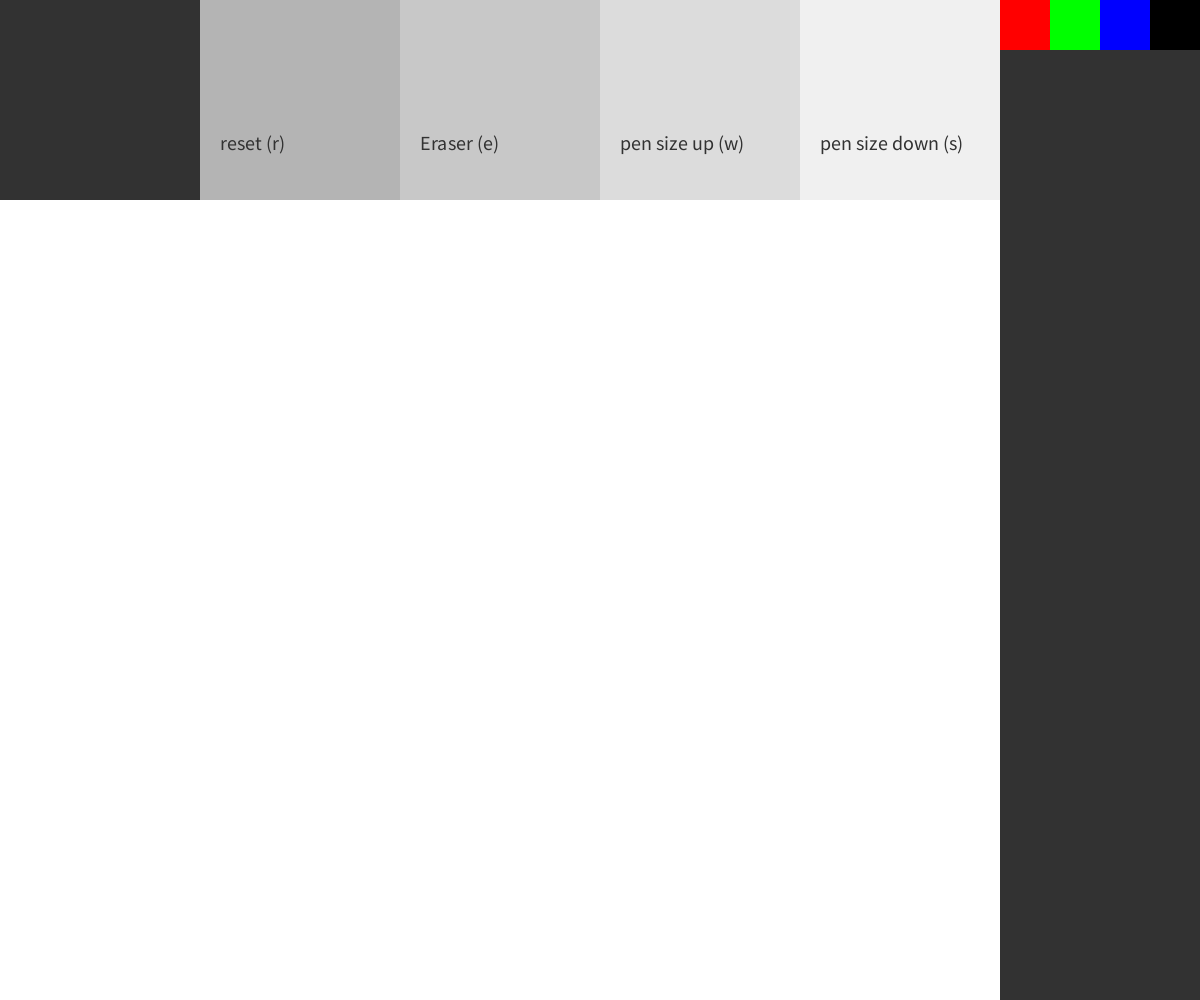
Frame 1 (no input)
Frame 60 (the mouse pressed at the canvas centre just before this capture): identical to frame 1, image omitted
Frame 120 (the mouse held since frame 60 and released just before this capture): identical to frame 1, image omitted

The Processing sketch that drew this single still picture (run headless with seeded random() and noise(); from frame 60 on, the mouse is pressed at the canvas centre):

// Processing sketch: maleri_bedre_version
// ── maleri_bedre_version.pde
color c1 = color(255, 255, 255);
float cX = 2;
float cY = 20;

float min_size = 2;
float max_size = 80;

int r = 0;
int g = 0;
int b = 0;

void setup() {
  size(1200, 1000);
  noStroke();
  fill(50);
  rect(0, 0, 1200, 200);
  rect(1000, 0, 200, 1000);
  fill(c1);
  rect(0, 200, 1000, 1000);
  frameRate(240);
}

void draw() {
  noStroke();
  cursor(CROSS);
  fill(50);
  rect(0, 0, 1200, 200);
  rect(1000, 0, 200, 1000);
  fill(255, 0, 0);
  rect(1000, 0, 50, 50);
  fill(0, 255, 0);
  rect(1050, 0, 50, 50);
  fill(0, 0, 255);
  rect(1100, 0, 50, 50);
  fill(0);
  rect(1150, 0, 50, 50);
  fill(240);
  rect(800, 0, 200, 200);
  fill(220);
  rect(600, 0, 200, 200);
  fill(200);
  rect(400, 0, 200, 200);
   fill(180);
  rect(200, 0, 200, 200);
  fill(50);
  textSize(20);
  text("Eraser (e)", 420, 150);
  text("pen size up (w)", 620, 150);
  text("pen size down (s)", 820, 150);
  text("reset (r)", 220, 150);
  if (keyPressed) {
    if (key == 'r') {
      ;
      fill(255);
      rect(0, 200, 1000, 1000);
    } else if (key == 'w') {

      cX = cX + 0.1;

      cX = min(cX, max_size);
    } else if (key == 's') {

      cX = cX - 0.1;


      cX = max(cX, min_size);
    } else if (key == 'e') {

      r = 255; 
      g = 255; 
      b = 255;
    } else {
    }
  }
    if (mousePressed && mouseX >= 400 && mouseX <= 600 && mouseY >= 0 && mouseY <= 200) {

    r = 255;
    g = 255;
    b = 255;
  }
  if (mousePressed && mouseX >= 1000 && mouseX <= 1050 && mouseY >= 0 && mouseY <= 50) {

    r = 255;
    g = 0;
    b = 0;
  }
  if (mousePressed && mouseX >= 1050 && mouseX <= 1100 && mouseY >= 0 && mouseY <= 50) {

    r = 0;
    g = 255;
    b = 0;
  }
  if (mousePressed && mouseX >= 1100 && mouseX <= 1150 && mouseY >= 0 && mouseY <= 50) {

    r = 0;
    g = 0;
    b = 255;
  }
  if (mousePressed && mouseX >= 1150 && mouseX <= 1200 && mouseY >= 0 && mouseY <= 50) {

    r = 0;
    g = 0;
    b = 0;
  }
  if (mousePressed && mouseX >= 600 && mouseX <= 800 && mouseY >= 0 && mouseY <= 200) {

    cX = cX + 0.1;

    cX = min(cX, max_size);
  }
  if (mousePressed && mouseX >= 800 && mouseX <= 1000 && mouseY >= 0 && mouseY <= 200) {

    cX = cX - 0.1;

    cX = max(cX, min_size);
  }
  if (mousePressed && mouseX >= 200 && mouseX <= 400 && mouseY >= 0 && mouseY <= 200) {
      fill(255);
      rect(0, 200, 1000, 1000);
  }
}
void mouseDragged() {
  stroke(r, g, b);
  strokeWeight(cX);
  line(pmouseX, pmouseY, mouseX, mouseY);
}
